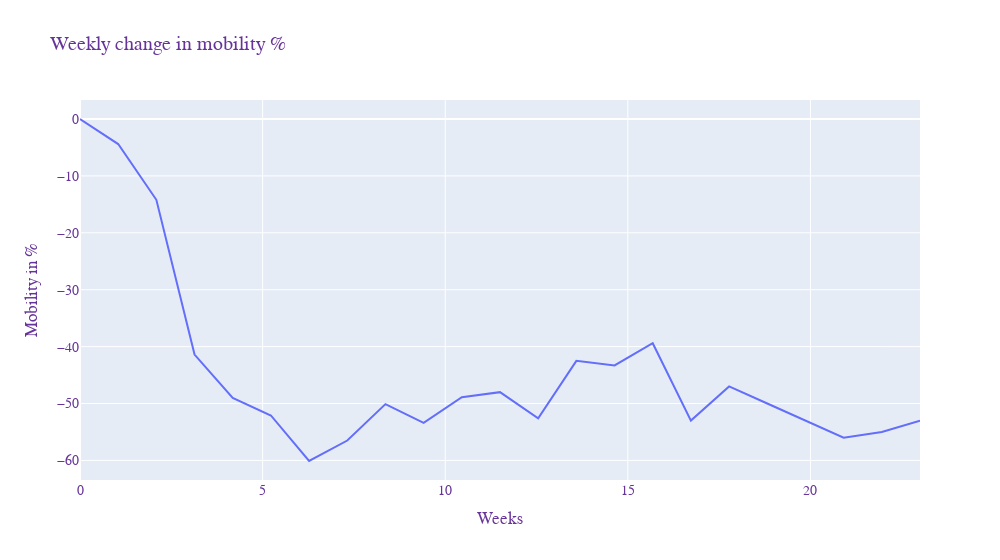

The notebook cell saved with this chart:
### Markdown cell above
Created the mobility function for Västtrafik

### Code cell
T = VT_mobility_data['Totalt']
VT_mobilityfunc = interp1d(t,T[:prediction_time],kind='linear',fill_value="extrapolate")

functionfig = go.Figure()

functionfig.add_trace(go.Scatter(x=t, y=VT_mobilityfunc(t),
                    mode='lines',
                    name='Västtrafik mobility change'))
functionfig.update_layout(
                title='Weekly change in mobility %',
                xaxis_title='Weeks',
                yaxis_title='Mobility in %',
                autosize=False,
                width=1000,
                
                font=dict(
                family="Courier New, monospace",
                size=14,
                color="RebeccaPurple"
    )
) 
functionfig.show()

### Figure 1 — Plotly figure (JSON) as saved in the notebook; plotly's stock layout.template omitted (floating-point values rounded to 4 significant figures)
{"data": [{"mode": "lines", "name": "Västtrafik mobility change", "type": "scatter", "x": [0, 1.045, 2.091, 3.136, 4.182, 5.227, 6.273, 7.318, 8.364, 9.409, 10.45, 11.5, 12.55, 13.59, 14.64, 15.68, 16.73, 17.77, 18.82, 19.86, 20.91, 21.95, 23], "y": [0, -4.4, -14.2, -41.4, -49, -52.1, -60.1, -56.5, -50.1, -53.4, -48.9, -48, -52.6, -42.5, -43.3, -39.4, -53, -47, -50, -53, -56, -55, -53]}], "layout": {"autosize": false, "font": {"color": "RebeccaPurple", "family": "Courier New, monospace", "size": 14}, "title": {"text": "Weekly change in mobility %"}, "width": 1000, "xaxis": {"title": {"text": "Weeks"}}, "yaxis": {"title": {"text": "Mobility in %"}}}}
